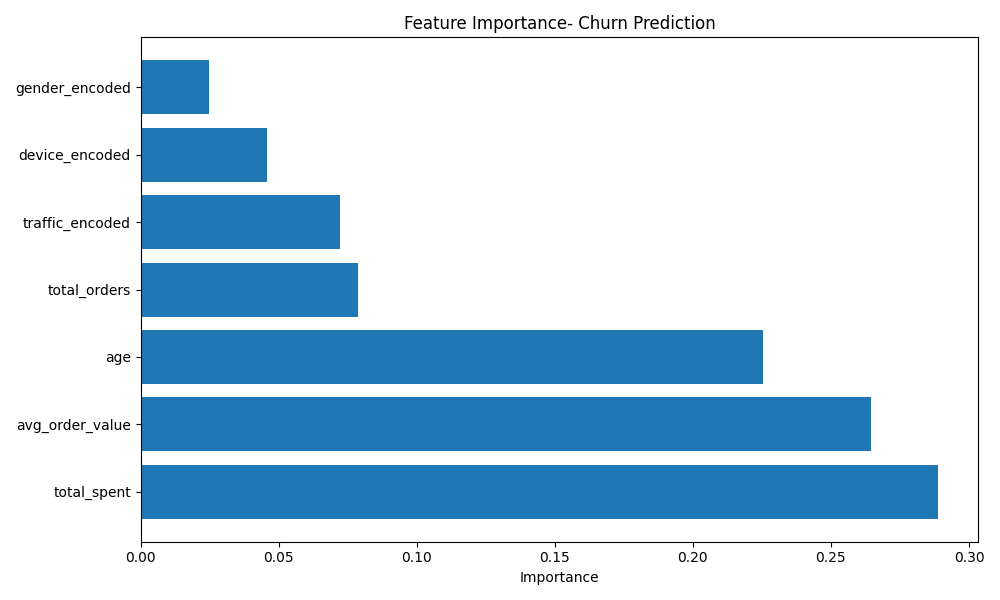

Write Python code to recreate this figure.
from sqlalchemy import create_engine
import pandas as pd
from datetime import datetime
from sklearn.preprocessing import LabelEncoder
from sklearn.model_selection import train_test_split
from sklearn.linear_model import LogisticRegression
from sklearn.ensemble import RandomForestClassifier
from sklearn.metrics import accuracy_score, classification_report
import matplotlib.pyplot as plt
import numpy as np


engine = create_engine("mysql+pymysql://root:jeet1108@localhost/ecommerce_db")
print("Connection successful!")

order_df = pd.read_sql("SELECT * FROM orders", engine)
customer_df = pd.read_sql("Select * from customers", engine)


today = datetime.now().date()

customer_stats = order_df.groupby('customer_id').agg(
    total_orders = ('order_id', 'count'),
    total_spent = ('amount', 'sum'),
    avg_order_value = ('amount', 'mean'),
    last_order_date = ('order_date', 'max')
).reset_index()

customer_stats['last_order_date'] = pd.to_datetime(customer_stats['last_order_date'])
customer_stats['days_since_last_order'] = (pd.Timestamp(today) - customer_stats['last_order_date']).dt.days
customer_stats['is_churned'] = (customer_stats['days_since_last_order'] > 180).astype(int)

customer_stats = customer_stats.merge(customer_df[['customer_id', 'age', 'gender', 'device_type', 'traffic_source']], on='customer_id', how='left')

le = LabelEncoder()
customer_stats['gender_encoded'] = le.fit_transform(customer_stats['gender'])
customer_stats['device_encoded'] = le.fit_transform(customer_stats['device_type'])
customer_stats['traffic_encoded'] = le.fit_transform(customer_stats['traffic_source'])

features = ['total_orders', 'total_spent', 'avg_order_value', 'age', 'gender_encoded', 'device_encoded', 'traffic_encoded']

x = customer_stats[features]
y = customer_stats['is_churned']

x_train, x_test, y_train, y_test = train_test_split(x,y, test_size=0.2, random_state=42)

lr_model = LogisticRegression(max_iter=1000)
lr_model.fit(x_train, y_train)
lr_pred = lr_model.predict(x_test)
rf_model = RandomForestClassifier(n_estimators=100, random_state=42)
rf_model.fit(x_train, y_train)
rf_pred = rf_model.predict(x_test)

print("Logistic Regression:")
print(f"Accuracy: :{accuracy_score(y_test, lr_pred):.2f}")
print(classification_report(y_test, lr_pred))


print("RandomForest Regressor:")
print(f"Accuracy: :{accuracy_score(y_test, rf_pred):.2f}")
print(classification_report(y_test, rf_pred))

print(f"Total customers: {len(customer_stats)}")
print(f"Churned customers: {customer_stats['is_churned'].sum()}")
print(f"Active customers: {(customer_stats['is_churned']==0).sum()}")
print(f"Churn rate: {customer_stats['is_churned'].mean()*100:.1f}%")
print(customer_stats.head())

feature_importance = pd.DataFrame({
    'feature' : features,
    'importance' : rf_model.feature_importances_
}).sort_values('importance', ascending = False)

print("Feature Importance:")
print(feature_importance)

plt.figure(figsize=(10,6))
plt.barh(feature_importance['feature'], feature_importance['importance'])
plt.title("Feature Importance- Churn Prediction")
plt.xlabel('Importance')
plt.tight_layout()
plt.savefig('churn_prediction.png')
plt.show()
print('Chart Saved!')
